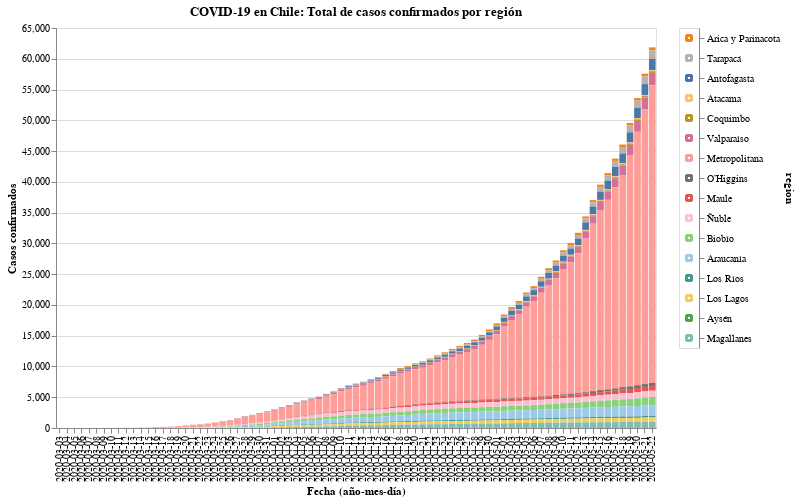

Here is the notebook cell this chart was saved with:
### Code cell
#hide_input
input_dropdown = alt.binding_select(options=data['region'].unique())
selection1 = alt.selection_single(fields=['region'], bind=input_dropdown, name=' ')
selection2 = alt.selection_multi(fields=['region'], on='mouseover')
color = alt.condition(selection1 | selection2,
                    alt.Color('region:N', scale=alt.Scale(scheme='tableau20'), legend=None),
                    alt.value('lightgray'))

chart = alt.Chart(data).mark_bar().encode(
    x=alt.X('date:O', axis=alt.Axis(title='Fecha (año-mes-día)')),
    y=alt.Y('casos', axis=alt.Axis(title='Casos confirmados')),
    color=color,
    tooltip=['date', 'region', 'casos'],
    order=alt.Order(
    # Sort the segments of the bars by this field
    'codigo region',
    sort='descending'
    )
).properties(
    title='COVID-19 en Chile: Total de casos confirmados por región'
).add_selection(
    selection1, selection2
).transform_filter(
    selection1
)

legend = alt.Chart(data).mark_point().encode(
    y=alt.Y('region:N', axis=alt.Axis(orient='right'), sort=regiones),
    color=color
).add_selection(
    selection1, selection2
)

chart.properties(width=600, height=400) | legend

### Figure 1 — Vega-Lite specification as saved in the notebook (floating-point values rounded to 4 significant figures; data arrays with more than 128 entries replaced by an {"elided": "..."} marker saying what was removed)
{"config": {"view": {"continuousWidth": 400, "continuousHeight": 300}}, "hconcat": [{"mark": "bar", "encoding": {"color": {"condition": {"type": "nominal", "field": "region", "legend": null, "scale": {"scheme": "tableau20"}, "selection": {"or": [" ", "selector003"]}}, "value": "lightgray"}, "order": {"type": "quantitative", "field": "codigo region", "sort": "descending"}, "tooltip": [{"type": "nominal", "field": "date"}, {"type": "nominal", "field": "region"}, {"type": "quantitative", "field": "casos"}], "x": {"type": "ordinal", "axis": {"title": "Fecha (año-mes-día)"}, "field": "date"}, "y": {"type": "quantitative", "axis": {"title": "Casos confirmados"}, "field": "casos"}}, "height": 400, "selection": {" ": {"type": "single", "fields": ["region"], "bind": {"input": "select", "options": ["Arica y Parinacota", "Tarapacá", "Antofagasta", "Atacama", "Coquimbo", "Valparaíso", "Metropolitana", "O’Higgins", "Maule", "Ñuble", "Biobío", "Araucanía", "Los Ríos", "Los Lagos", "Aysén", "Magallanes"]}}, "selector003": {"type": "multi", "fields": ["region"], "on": "mouseover"}}, "title": "COVID-19 en Chile: Total de casos confirmados por región", "transform": [{"filter": {"selection": " "}}], "width": 600}, {"mark": "point", "encoding": {"color": {"condition": {"type": "nominal", "field": "region", "legend": null, "scale": {"scheme": "tableau20"}, "selection": {"or": [" ", "selector003"]}}, "value": "lightgray"}, "y": {"type": "nominal", "axis": {"orient": "right"}, "field": "region", "sort": ["Arica y Parinacota", "Tarapacá", "Antofagasta", "Atacama", "Coquimbo", "Valparaíso", "Metropolitana", "O’Higgins", "Maule", "Ñuble", "Biobío", "Araucanía", "Los Ríos", "Los Lagos", "Aysén", "Magallanes"]}}, "selection": {" ": {"type": "single", "fields": ["region"], "bind": {"input": "select", "options": ["Arica y Parinacota", "Tarapacá", "Antofagasta", "Atacama", "Coquimbo", "Valparaíso", "Metropolitana", "O’Higgins", "Maule", "Ñuble", "Biobío", "Araucanía", "Los Ríos", "Los Lagos", "Aysén", "Magallanes"]}}, "selector003": {"type": "multi", "fields": ["region"], "on": "mouseover"}}}], "data": {"name": "data-8f1ba839550ef65720b306784660d61d"}, "$schema": "https://vega.github.io/schema/vega-lite/v4.8.1.json", "datasets": {"data-8f1ba839550ef65720b306784660d61d": {"elided": "1296 records"}}}
